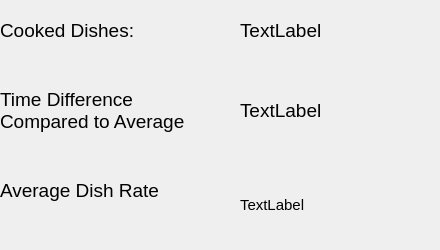
<?xml version="1.0" encoding="UTF-8"?>
<ui version="4.0">
 <class>AboutMeChefPart</class>
 <widget class="QWidget" name="AboutMeChefPart">
  <property name="geometry">
   <rect>
    <x>0</x>
    <y>0</y>
    <width>440</width>
    <height>250</height>
   </rect>
  </property>
  <property name="windowTitle">
   <string>Form</string>
  </property>
  <widget class="QLabel" name="label">
   <property name="geometry">
    <rect>
     <x>0</x>
     <y>0</y>
     <width>220</width>
     <height>60</height>
    </rect>
   </property>
   <property name="font">
    <font>
     <pointsize>14</pointsize>
    </font>
   </property>
   <property name="text">
    <string>Cooked Dishes:</string>
   </property>
  </widget>
  <widget class="QLabel" name="label_2">
   <property name="geometry">
    <rect>
     <x>0</x>
     <y>80</y>
     <width>220</width>
     <height>60</height>
    </rect>
   </property>
   <property name="font">
    <font>
     <pointsize>14</pointsize>
    </font>
   </property>
   <property name="text">
    <string>Time Difference 
Compared to Average</string>
   </property>
  </widget>
  <widget class="QLabel" name="label_3">
   <property name="geometry">
    <rect>
     <x>0</x>
     <y>160</y>
     <width>220</width>
     <height>60</height>
    </rect>
   </property>
   <property name="font">
    <font>
     <pointsize>14</pointsize>
    </font>
   </property>
   <property name="text">
    <string>Average Dish Rate</string>
   </property>
  </widget>
  <widget class="QLabel" name="dishNumLabel">
   <property name="geometry">
    <rect>
     <x>240</x>
     <y>0</y>
     <width>200</width>
     <height>60</height>
    </rect>
   </property>
   <property name="font">
    <font>
     <pointsize>14</pointsize>
    </font>
   </property>
   <property name="text">
    <string>TextLabel</string>
   </property>
  </widget>
  <widget class="QLabel" name="timeDifferenceLabel">
   <property name="geometry">
    <rect>
     <x>240</x>
     <y>80</y>
     <width>200</width>
     <height>60</height>
    </rect>
   </property>
   <property name="font">
    <font>
     <pointsize>14</pointsize>
    </font>
   </property>
   <property name="text">
    <string>TextLabel</string>
   </property>
  </widget>
  <widget class="QLabel" name="rateInfo">
   <property name="geometry">
    <rect>
     <x>240</x>
     <y>195</y>
     <width>200</width>
     <height>20</height>
    </rect>
   </property>
   <property name="font">
    <font>
     <pointsize>11</pointsize>
    </font>
   </property>
   <property name="text">
    <string>TextLabel</string>
   </property>
  </widget>
 </widget>
 <resources/>
 <connections/>
</ui>
